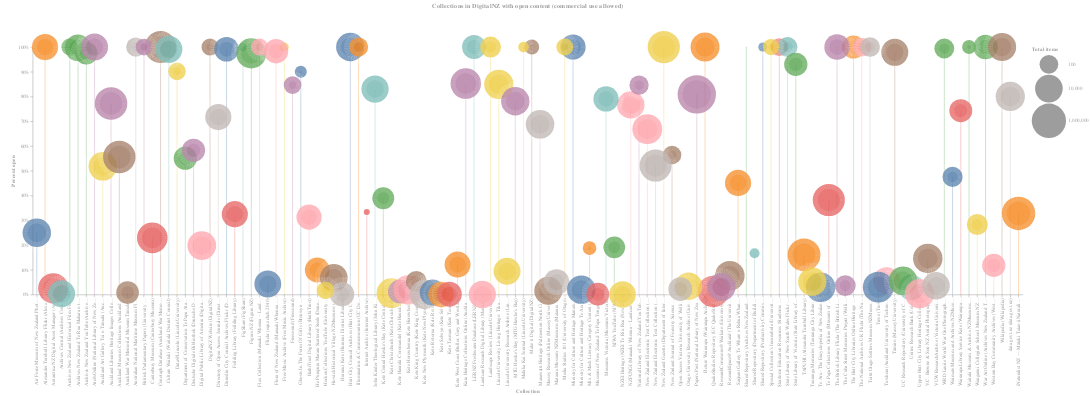

This figure's notebook cell:
### Markdown cell above
## Visualise the results!

For something a bit different, and to celebrate the fact that GLAM organisations are making their collections openly available, I thought I'd attempt a fireworks theme for this visualisation. It's a bit of an experiment, but also a demonstration on how easy it is to play around with styles in Altair.

### Code cell
# Use the dark theme
alt.themes.enable('dark')

base = alt.Chart(df_open).encode(
    # The collection/partner label is used on the X axis
    x=alt.X('label:N', title='Collection'),
    # The proportion that is open is on the Y axis (formatted as a percentage)
    y=alt.Y('open:Q', axis=alt.Axis(format='%', grid=False), title='Percent open'),
    # Colour is determined by the content_partner value
    color=alt.Color('content_partner:N', legend=None),
    tooltip=[alt.Tooltip('content_partner', title='Partner'), alt.Tooltip('primary_collection', title='Collection'), alt.Tooltip('usage_total', title='Total items', format=','), alt.Tooltip('open', format='.2%', title='Percent open')]
)

# The bursts of fireworks (the stroke settings make the lines radiating out from the circles)
# Size is calculated using a log scale because Papers Past is so much bigger than anything else
circles = base.mark_circle(opacity=0.8, strokeOpacity=0.2,strokeDash=[3,1], strokeWidth=20, stroke='white').encode(
    size=alt.Size('usage_total:Q', scale=alt.Scale(type='log', range=[1, 6000]), title='Total items'),
)

# Use a bar chart to make the lines connecting the explosions to the baseline
lines = base.mark_bar(size=2, opacity=0.3, strokeDash=[2,2], strokeWidth=1, stroke='white', strokeOpacity=0.2).encode()

# Set various style options
combined = alt.layer(lines, circles).properties(
    height=500, width=2500, title='Collections in DigitalNZ with open content (commercial use allowed)'
).configure_axis(
    grid=False,
    labelColor='#999999',
    domainColor='#999999',
    tickColor='#999999',
    titleColor='#999999'
).configure_view(
    strokeWidth=0
).configure_title(
    color='#999999'
).configure_legend(
    symbolBaseFillColor='#666666',
    symbolStrokeWidth=0,
    titleColor='#999999',
    labelColor='#999999'
)

combined

### Figure 1 — Vega-Lite specification as saved in the notebook (floating-point values rounded to 4 significant figures)
{"usermeta": {"embedOptions": {"theme": "dark"}}, "config": {"view": {"continuousWidth": 400, "continuousHeight": 300, "strokeWidth": 0}, "axis": {"domainColor": "#999999", "grid": false, "labelColor": "#999999", "tickColor": "#999999", "titleColor": "#999999"}, "legend": {"labelColor": "#999999", "symbolBaseFillColor": "#666666", "symbolStrokeWidth": 0, "titleColor": "#999999"}, "title": {"color": "#999999"}}, "layer": [{"mark": {"type": "bar", "opacity": 0.3, "size": 2, "stroke": "white", "strokeDash": [2, 2], "strokeOpacity": 0.2, "strokeWidth": 1}, "encoding": {"color": {"type": "nominal", "field": "content_partner", "legend": null}, "tooltip": [{"type": "nominal", "field": "content_partner", "title": "Partner"}, {"type": "nominal", "field": "primary_collection", "title": "Collection"}, {"type": "quantitative", "field": "usage_total", "format": ",", "title": "Total items"}, {"type": "quantitative", "field": "open", "format": ".2%", "title": "Percent open"}], "x": {"type": "nominal", "field": "label", "title": "Collection"}, "y": {"type": "quantitative", "axis": {"format": "%", "grid": false}, "field": "open", "title": "Percent open"}}}, {"mark": {"type": "circle", "opacity": 0.8, "stroke": "white", "strokeDash": [3, 1], "strokeOpacity": 0.2, "strokeWidth": 20}, "encoding": {"color": {"type": "nominal", "field": "content_partner", "legend": null}, "size": {"type": "quantitative", "field": "usage_total", "scale": {"range": [1, 6000], "type": "log"}, "title": "Total items"}, "tooltip": [{"type": "nominal", "field": "content_partner", "title": "Partner"}, {"type": "nominal", "field": "primary_collection", "title": "Collection"}, {"type": "quantitative", "field": "usage_total", "format": ",", "title": "Total items"}, {"type": "quantitative", "field": "open", "format": ".2%", "title": "Percent open"}], "x": {"type": "nominal", "field": "label", "title": "Collection"}, "y": {"type": "quantitative", "axis": {"format": "%", "grid": false}, "field": "open", "title": "Percent open"}}}], "data": {"name": "data-8138e9c00313f91ca8d89dbb20b3d0dd"}, "height": 500, "title": "Collections in DigitalNZ with open content (commercial use allowed)", "width": 2500, "$schema": "https://vega.github.io/schema/vega-lite/v4.8.1.json", "datasets": {"data-8138e9c00313f91ca8d89dbb20b3d0dd": [{"content_partner": "Air Force Museum of New Zealand", "primary_collection": "Air Force Museum of New Zealand Photograph Collection", "items_total": 16608, "usage": "Use commercially", "count": 4144, "usage_total": 16608, "open": 0.2495, "label": "Air Force Museum of New Zealand Photograph Collection (Air Force Museum of New Zealand)"}, {"content_partner": "Alexander Turnbull Library", "primary_collection": "Alexander Turnbull Library Flickr", "items_total": 4307, "usage": "Use commercially", "count": 4307, "usage_total": 4307, "open": 1.0, "label": "Alexander Turnbull Library Flickr (Alexander Turnbull Library)"}, {"content_partner": "Alexander Turnbull Library", "primary_collection": "TAPUHI", "items_total": 333206, "usage": "Use commercially", "count": 52735, "usage_total": 329490, "open": 0.1601, "label": "TAPUHI (Alexander Turnbull Library)"}, {"content_partner": "Antarctica New Zealand", "primary_collection": "Antarctica NZ Digital Asset Manager", "items_total": 55348, "usage": "Use commercially", "count": 1394, "usage_total": 55348, "open": 0.02519, "label": "Antarctica NZ Digital Asset Manager (Antarctica New Zealand)"}, {"content_partner": "Archives Central", "primary_collection": "Archives Central", "items_total": 7113, "usage": "Use commercially", "count": 22, "usage_total": 7113, "open": 0.003093, "label": "Archives Central (Archives Central)"}, {"content_partner": "Archives New Zealand Te Rua Mahara o te Kāwanatanga", "primary_collection": "Archives New Zealand Historical Film Footage", "items_total": 47, "usage": "Use commercially", "count": 47, "usage_total": 47, "open": 1.0, "label": "Archives New Zealand Historical Film Footage (Archives New Zealand Te Rua Mahara o te Kāwanatanga)"}, {"content_partner": "Archives New Zealand Te Rua Mahara o te Kāwanatanga", "primary_collection": "Archives New Zealand Te Rua Mahara o te Kāwanatanga Flickr", "items_total": 4914, "usage": "Use commercially", "count": 4899, "usage_total": 4914, "open": 0.9969, "label": "Archives New Zealand Te Rua Mahara o te Kāwanatanga Flickr (Archives New Zealand Te Rua Mahara o te Kāwanatanga)"}, {"content_partner": "Archives New Zealand Te Rua Mahara o te Kāwanatanga", "primary_collection": "Archives New Zealand YouTube", "items_total": 592, "usage": "Use commercially", "count": 577, "usage_total": 592, "open": 0.9747, "label": "Archives New Zealand YouTube (Archives New Zealand Te Rua Mahara o te Kāwanatanga)"}, {"content_partner": "Archives New Zealand Te Rua Mahara o te Kāwanatanga", "primary_collection": "Shared Repository", "items_total": 2, "usage": "Use commercially", "count": 2, "usage_total": 2, "open": 1.0, "label": "Shared Repository (Archives New Zealand Te Rua Mahara o te Kāwanatanga)"}, {"content_partner": "Archives New Zealand Te Rua Mahara o te Kāwanatanga", "primary_collection": "War Art Online", "items_total": 1477, "usage": "Use commercially", "count": 1477, "usage_total": 1477, "open": 1.0, "label": "War Art Online (Archives New Zealand Te Rua Mahara o te Kāwanatanga)"}, {"content_partner": "Auckland Art Gallery Toi o Tāmaki", "primary_collection": "Auckland Art Gallery Toi o Tāmaki", "items_total": 17251, "usage": "Use commercially", "count": 8935, "usage_total": 17249, "open": 0.518, "label": "Auckland Art Gallery Toi o Tāmaki (Auckland Art Gallery Toi o Tāmaki)"}, {"content_partner": "Auckland Libraries", "primary_collection": "Auckland Libraries Heritage Images Collection", "items_total": 270234, "usage": "Use commercially", "count": 208633, "usage_total": 270234, "open": 0.772, "label": "Auckland Libraries Heritage Images Collection (Auckland Libraries)"}, {"content_partner": "Auckland Libraries", "primary_collection": "Kura Heritage Collections Online", "items_total": 109816, "usage": "Use commercially", "count": 55097, "usage_total": 64650, "open": 0.8522, "label": "Kura Heritage Collections Online (Auckland Libraries)"}, {"content_partner": "Auckland University of Technology", "primary_collection": "Tuwhera", "items_total": 7686, "usage": "Use commercially", "count": 428, "usage_total": 7686, "open": 0.05569, "label": "Tuwhera (Auckland University of Technology)"}, {"content_partner": "Auckland War Memorial Museum Tāmaki Paenga Hira", "primary_collection": "Auckland Museum Collections", "items_total": 248155, "usage": "Use commercially", "count": 137850, "usage_total": 248155, "open": 0.5555, "label": "Auckland Museum Collections (Auckland War Memorial Museum Tāmaki Paenga Hira)"}, {"content_partner": "Auckland War Memorial Museum Tāmaki Paenga Hira", "primary_collection": "Auckland War Memorial Museum Tāmaki Paenga Hira YouTube", "items_total": 623, "usage": "Use commercially", "count": 5, "usage_total": 623, "open": 0.008026, "label": "Auckland War Memorial Museum Tāmaki Paenga Hira YouTube (Auckland War Memorial Museum Tāmaki Paenga Hira)"}, {"content_partner": "Auckland War Memorial Museum Tāmaki Paenga Hira", "primary_collection": "Cenotaph Database", "items_total": 184397, "usage": "Use commercially", "count": 184397, "usage_total": 184397, "open": 1.0, "label": "Cenotaph Database (Auckland War Memorial Museum Tāmaki Paenga Hira)"}, {"content_partner": "Australian National Maritime Museum", "primary_collection": "Australian National Maritime Museum Flickr", "items_total": 126, "usage": "Use commercially", "count": 126, "usage_total": 126, "open": 1.0, "label": "Australian National Maritime Museum Flickr (Australian National Maritime Museum)"}, {"content_partner": "Bronwyn Holloway-Smith", "primary_collection": "Ghosts In The Form Of Gifts", "items_total": 10, "usage": "Use commercially", "count": 9, "usage_total": 10, "open": 0.9, "label": "Ghosts In The Form Of Gifts (Bronwyn Holloway-Smith)"}, {"content_partner": "Buller, Grey and Westland District Libraries", "primary_collection": "Kete West Coast", "items_total": 3740, "usage": "Use commercially", "count": 452, "usage_total": 3740, "open": 0.1209, "label": "Kete West Coast (Buller, Grey and Westland District Libraries)"}, {"content_partner": "Canterbury Museum", "primary_collection": "Canterbury Museum", "items_total": 68842, "usage": "Use commercially", "count": 15766, "usage_total": 68842, "open": 0.229, "label": "Canterbury Museum (Canterbury Museum)"}, {"content_partner": "Department of Building and Housing", "primary_collection": "Shared Repository", "items_total": 6, "usage": "Use commercially", "count": 1, "usage_total": 6, "open": 0.1667, "label": "Shared Repository (Department of Building and Housing)"}, {"content_partner": "Department of Conservation Te Papa Atawhai", "primary_collection": "Department of Conservation Te Papa Atawhai YouTube", "items_total": 806, "usage": "Use commercially", "count": 444, "usage_total": 806, "open": 0.5509, "label": "Department of Conservation Te Papa Atawhai YouTube (Department of Conservation Te Papa Atawhai)"}, {"content_partner": "Department of Internal Affairs", "primary_collection": "New Zealand Gazette", "items_total": 218771, "usage": "Use commercially", "count": 218771, "usage_total": 218771, "open": 1.0, "label": "New Zealand Gazette (Department of Internal Affairs)"}, {"content_partner": "Deutsche Digitale Bibliothek", "primary_collection": "Deutsche Digitale Bibliothek", "items_total": 748, "usage": "Use commercially", "count": 436, "usage_total": 748, "open": 0.5829, "label": "Deutsche Digitale Bibliothek (Deutsche Digitale Bibliothek)"}, {"content_partner": "Digital Public Library of America", "primary_collection": "Digital Public Library of America", "items_total": 19922, "usage": "Use commercially", "count": 3941, "usage_total": 19922, "open": 0.1978, "label": "Digital Public Library of America (Digital Public Library of America)"}, {"content_partner": "DigitalNZ", "primary_collection": "DigitalNZ Website", "items_total": 53, "usage": "Use commercially", "count": 53, "usage_total": 53, "open": 1.0, "label": "DigitalNZ Website (DigitalNZ)"}, {"content_partner": "DigitalNZ", "primary_collection": "Make it Digital", "items_total": 23, "usage": "Use commercially", "count": 23, "usage_total": 23, "open": 1.0, "label": "Make it Digital (DigitalNZ)"}, {"content_partner": "Directory of Open Access Journals", "primary_collection": "Directory of Open Access Journals", "items_total": 4104, "usage": "Use commercially", "count": 2942, "usage_total": 4104, "open": 0.7169, "label": "Directory of Open Access Journals (Directory of Open Access Journals)"}, {"content_partner": "Dunedin City Council Archives", "primary_collection": "Dunedin City Council Archives Flickr", "items_total": 1758, "usage": "Use commercially", "count": 1742, "usage_total": 1758, "open": 0.9909, "label": "Dunedin City Council Archives Flickr (Dunedin City Council Archives)"}, {"content_partner": "Dunedin Public Libraries", "primary_collection": "He Purapura Marara Scattered Seeds", "items_total": 2001, "usage": "Use commercially", "count": 198, "usage_total": 2001, "open": 0.09895, "label": "He Purapura Marara Scattered Seeds (Dunedin Public Libraries)"}, {"content_partner": "Feilding Library", "primary_collection": "Feilding Library", "items_total": 4062, "usage": "Use commercially", "count": 1319, "usage_total": 4062, "open": 0.3247, "label": "Feilding Library (Feilding Library)"}, {"content_partner": "FigShare", "primary_collection": "FigShare", "items_total": 4, "usage": "Use commercially", "count": 4, "usage_total": 4, "open": 1.0, "label": "FigShare (FigShare)"}, {"content_partner": "Figure.NZ", "primary_collection": "Figure.NZ", "items_total": 46308, "usage": "Use commercially", "count": 45119, "usage_total": 46308, "open": 0.9743, "label": "Figure.NZ (Figure.NZ)"}, {"content_partner": "Free Music Archive", "primary_collection": "Free Music Archive", "items_total": 5, "usage": "Use commercially", "count": 5, "usage_total": 5, "open": 1.0, "label": "Free Music Archive (Free Music Archive)"}, {"content_partner": "Freesound", "primary_collection": "Freesound", "items_total": 65, "usage": "Use commercially", "count": 55, "usage_total": 65, "open": 0.8462, "label": "Freesound (Freesound)"}, {"content_partner": "HathiTrust", "primary_collection": "HathiTrust Digital Library", "items_total": 2317, "usage": "Use commercially", "count": 724, "usage_total": 2317, "open": 0.3125, "label": "HathiTrust Digital Library (HathiTrust)"}, {"content_partner": "Howick Historical Village", "primary_collection": "Howick Historical Village NZMuseums", "items_total": 10322, "usage": "Use commercially", "count": 695, "usage_total": 10322, "open": 0.06733, "label": "Howick Historical Village NZMuseums (Howick Historical Village)"}, {"content_partner": "Hurunui District Libraries", "primary_collection": "Hurunui Kete", "items_total": 1521, "usage": "Use commercially", "count": 2, "usage_total": 1521, "open": 0.001315, "label": "Hurunui Kete (Hurunui District Libraries)"}, {"content_partner": "Hutt City Council", "primary_collection": "Hutt City Council Archives", "items_total": 15899, "usage": "Use commercially", "count": 15899, "usage_total": 15899, "open": 1.0, "label": "Hutt City Council Archives (Hutt City Council)"}, {"content_partner": "Hutt City Libraries", "primary_collection": "The Hutt City Libraries Online Heritage Collection", "items_total": 794, "usage": "Use commercially", "count": 794, "usage_total": 794, "open": 1.0, "label": "The Hutt City Libraries Online Heritage Collection (Hutt City Libraries)"}, {"content_partner": "Internet Archive", "primary_collection": "Internet Archive", "items_total": 3, "usage": "Use commercially", "count": 1, "usage_total": 3, "open": 0.3333, "label": "Internet Archive (Internet Archive)"}, {"content_partner": "John Kinder Theological Library", "primary_collection": "John Kinder Theological Library", "items_total": 9126, "usage": "Use commercially", "count": 6653, "usage_total": 8016, "open": 0.83, "label": "John Kinder Theological Library (John Kinder Theological Library)"}, {"content_partner": "Kete Central Hawke's Bay", "primary_collection": "Kete Central Hawke's Bay", "items_total": 429, "usage": "Use commercially", "count": 167, "usage_total": 429, "open": 0.3893, "label": "Kete Central Hawke's Bay (Kete Central Hawke's Bay)"}, {"content_partner": "Kete Christchurch", "primary_collection": "Kete Christchurch", "items_total": 45055, "usage": "Use commercially", "count": 231, "usage_total": 45055, "open": 0.005127, "label": "Kete Christchurch (Kete Christchurch)"}, {"content_partner": "Kete Hauraki Coromandel", "primary_collection": "Kete Hauraki Coromandel", "items_total": 925, "usage": "Use commercially", "count": 11, "usage_total": 925, "open": 0.01189, "label": "Kete Hauraki Coromandel (Kete Hauraki Coromandel)"}, {"content_partner": "Kete Horowhenua", "primary_collection": "Kete Horowhenua", "items_total": 29386, "usage": "Use commercially", "count": 538, "usage_total": 29386, "open": 0.01831, "label": "Kete Horowhenua (Kete Horowhenua)"}, {"content_partner": "Kete King Country", "primary_collection": "Kete King Country", "items_total": 264, "usage": "Use commercially", "count": 14, "usage_total": 264, "open": 0.05303, "label": "Kete King Country (Kete King Country)"}, {"content_partner": "Kete New Plymouth", "primary_collection": "Kete New Plymouth", "items_total": 33245, "usage": "Use commercially", "count": 15, "usage_total": 33245, "open": 0.0004512, "label": "Kete New Plymouth (Kete New Plymouth)"}, {"content_partner": "Kete Rotorua", "primary_collection": "Kete Rotorua", "items_total": 4258, "usage": "Use commercially", "count": 35, "usage_total": 4258, "open": 0.00822, "label": "Kete Rotorua (Kete Rotorua)"}, {"content_partner": "Kete Selwyn", "primary_collection": "Kete Selwyn", "items_total": 2815, "usage": "Use commercially", "count": 1, "usage_total": 2815, "open": 0.0003552, "label": "Kete Selwyn (Kete Selwyn)"}, {"content_partner": "Kete Tasman", "primary_collection": "Kete Tasman", "items_total": 2053, "usage": "Use commercially", "count": 3, "usage_total": 2053, "open": 0.001461, "label": "Kete Tasman (Kete Tasman)"}, {"content_partner": "LERNZdb", "primary_collection": "LERNZ Freshwater Database", "items_total": 1193, "usage": "Use commercially", "count": 1193, "usage_total": 1193, "open": 1.0, "label": "LERNZ Freshwater Database (LERNZdb)"}, {"content_partner": "Laurie Family", "primary_collection": "WRD Laurie World War One Photographs", "items_total": 163, "usage": "Use commercially", "count": 162, "usage_total": 163, "open": 0.9939, "label": "WRD Laurie World War One Photographs (Laurie Family)"}, {"content_partner": "Lincoln University", "primary_collection": "Data@Lincoln", "items_total": 61, "usage": "Use commercially", "count": 55, "usage_total": 61, "open": 0.9016, "label": "Data@Lincoln (Lincoln University)"}, {"content_partner": "Lincoln University", "primary_collection": "Landscape Review", "items_total": 258, "usage": "Use commercially", "count": 258, "usage_total": 258, "open": 1.0, "label": "Landscape Review (Lincoln University)"}, {"content_partner": "Lincoln University", "primary_collection": "Lincoln University Living Heritage: Tikaka Tōku Iho", "items_total": 28845, "usage": "Use commercially", "count": 24501, "usage_total": 28845, "open": 0.8494, "label": "Lincoln University Living Heritage: Tikaka Tōku Iho (Lincoln University)"}, {"content_partner": "Lincoln University", "primary_collection": "Lincoln University Research Archive", "items_total": 6435, "usage": "Use commercially", "count": 603, "usage_total": 6435, "open": 0.09371, "label": "Lincoln University Research Archive (Lincoln University)"}, {"content_partner": "Lincoln University", "primary_collection": "Mahika Kai Journal", "items_total": 7, "usage": "Use commercially", "count": 7, "usage_total": 7, "open": 1.0, "label": "Mahika Kai Journal (Lincoln University)"}, {"content_partner": "MTG Hawke's Bay", "primary_collection": "MTG Hawke's Bay", "items_total": 15633, "usage": "Use commercially", "count": 12211, "usage_total": 15633, "open": 0.7811, "label": "MTG Hawke's Bay (MTG Hawke's Bay)"}, {"content_partner": "Manaaki Whenua – Landcare Research", "primary_collection": "Flax Collection", "items_total": 54, "usage": "Use commercially", "count": 54, "usage_total": 54, "open": 1.0, "label": "Flax Collection (Manaaki Whenua – Landcare Research)"}, {"content_partner": "Manaaki Whenua – Landcare Research", "primary_collection": "Flora of New Zealand", "items_total": 1476, "usage": "Use commercially", "count": 1446, "usage_total": 1471, "open": 0.983, "label": "Flora of New Zealand (Manaaki Whenua – Landcare Research)"}, {"content_partner": "Manaaki Whenua – Landcare Research", "primary_collection": "Landcare Research Digital Library", "items_total": 7960, "usage": "Use commercially", "count": 1, "usage_total": 7960, "open": 0.0001256, "label": "Landcare Research Digital Library (Manaaki Whenua – Landcare Research)"}, {"content_partner": "Manaaki Whenua – Landcare Research", "primary_collection": "NZFUNGI", "items_total": 8674, "usage": "Use commercially", "count": 6646, "usage_total": 8674, "open": 0.7662, "label": "NZFUNGI (Manaaki Whenua – Landcare Research)"}, {"content_partner": "Massey University", "primary_collection": "Massey Research Online", "items_total": 13730, "usage": "Use commercially", "count": 186, "usage_total": 12564, "open": 0.0148, "label": "Massey Research Online (Massey University)"}, {"content_partner": "Massey University", "primary_collection": "Tāmiro", "items_total": 6910, "usage": "Use commercially", "count": 6762, "usage_total": 6910, "open": 0.9786, "label": "Tāmiro (Massey University)"}, {"content_partner": "Mataura Museum", "primary_collection": "Mataura Museum NZMuseums", "items_total": 3216, "usage": "Use commercially", "count": 162, "usage_total": 3216, "open": 0.05037, "label": "Mataura Museum NZMuseums (Mataura Museum)"}, {"content_partner": "Ministry for Culture and Heritage", "primary_collection": "Ministry for Culture and Heritage Manatu Taonga Flickr", "items_total": 2332, "usage": "Use commercially", "count": 2332, "usage_total": 2332, "open": 1.0, "label": "Ministry for Culture and Heritage Manatu Taonga Flickr (Ministry for Culture and Heritage)"}, {"content_partner": "Ministry for Culture and Heritage", "primary_collection": "Ministry for Culture and Heritage Te Ara Flickr", "items_total": 16656, "usage": "Use commercially", "count": 329, "usage_total": 16656, "open": 0.01975, "label": "Ministry for Culture and Heritage Te Ara Flickr (Ministry for Culture and Heritage)"}, {"content_partner": "Ministry for Culture and Heritage", "primary_collection": "Te Ara - The Encyclopedia of New Zealand", "items_total": 35183, "usage": "Use commercially", "count": 1031, "usage_total": 35183, "open": 0.0293, "label": "Te Ara - The Encyclopedia of New Zealand (Ministry for Culture and Heritage)"}, {"content_partner": "Mix & Mash 2011", "primary_collection": "Mix & Mash Literacy Category Content", "items_total": 16, "usage": "Use commercially", "count": 3, "usage_total": 16, "open": 0.1875, "label": "Mix & Mash Literacy Category Content (Mix & Mash 2011)"}, {"content_partner": "Museum of New Zealand Te Papa Tongarewa", "primary_collection": "Museum of New Zealand Te Papa Tongarewa YouTube", "items_total": 707, "usage": "Use commercially", "count": 1, "usage_total": 630, "open": 0.001587, "label": "Museum of New Zealand Te Papa Tongarewa YouTube (Museum of New Zealand Te Papa Tongarewa)"}, {"content_partner": "Museum of New Zealand Te Papa Tongarewa", "primary_collection": "Te Papa Collections Online", "items_total": 205169, "usage": "Use commercially", "count": 78346, "usage_total": 205169, "open": 0.3819, "label": "Te Papa Collections Online (Museum of New Zealand Te Papa Tongarewa)"}, {"content_partner": "Museums Victoria", "primary_collection": "Museums Victoria", "items_total": 2463, "usage": "Use commercially", "count": 1946, "usage_total": 2463, "open": 0.7901, "label": "Museums Victoria (Museums Victoria)"}, {"content_partner": "NIWA", "primary_collection": "NIWA YouTube", "items_total": 383, "usage": "Use commercially", "count": 73, "usage_total": 383, "open": 0.1906, "label": "NIWA YouTube (NIWA)"}, {"content_partner": "NZEI Te Riu Roa (New Zealand Educational Institute)", "primary_collection": "NZEI Heritage", "items_total": 5126, "usage": "Use commercially", "count": 1, "usage_total": 5126, "open": 0.0001951, "label": "NZEI Heritage (NZEI Te Riu Roa (New Zealand Educational Institute))"}, {"content_partner": "National Library of New Zealand", "primary_collection": "AtoJsOnline", "items_total": 6747, "usage": "Use commercially", "count": 6747, "usage_total": 6747, "open": 1.0, "label": "AtoJsOnline (National Library of New Zealand)"}, {"content_partner": "National Library of New Zealand", "primary_collection": "National Library of New Zealand YouTube", "items_total": 130, "usage": "Use commercially", "count": 110, "usage_total": 130, "open": 0.8462, "label": "National Library of New Zealand YouTube (National Library of New Zealand)"}, {"content_partner": "National Library of New Zealand", "primary_collection": "Papers Past", "items_total": 26122911, "usage": "Use commercially", "count": 21117061, "usage_total": 26122911, "open": 0.8084, "label": "Papers Past (National Library of New Zealand)"}, {"content_partner": "New Zealand Electronic Text Collection", "primary_collection": "New Zealand Electronic Text Collection", "items_total": 42009, "usage": "Use commercially", "count": 28071, "usage_total": 42009, "open": 0.6682, "label": "New Zealand Electronic Text Collection (New Zealand Electronic Text Collection)"}, {"content_partner": "New Zealand Journal of Forestry Science", "primary_collection": "New Zealand Journal of Forestry Science", "items_total": 94, "usage": "Use commercially", "count": 53, "usage_total": 94, "open": 0.5638, "label": "New Zealand Journal of Forestry Science (New Zealand Journal of Forestry Science)"}, {"content_partner": "Palmerston North City Library", "primary_collection": "Manawatū Heritage", "items_total": 18259, "usage": "Use commercially", "count": 12560, "usage_total": 18259, "open": 0.6879, "label": "Manawatū Heritage (Palmerston North City Library)"}, {"content_partner": "Productivity Commission", "primary_collection": "Shared Repository", "items_total": 5, "usage": "Use commercially", "count": 5, "usage_total": 5, "open": 1.0, "label": "Shared Repository (Productivity Commission)"}, {"content_partner": "Sarjeant Gallery Te Whare o Rehua Whanganui", "primary_collection": "Sarjeant Gallery Te Whare o Rehua Whanganui", "items_total": 4126, "usage": "Use commercially", "count": 1861, "usage_total": 4126, "open": 0.451, "label": "Sarjeant Gallery Te Whare o Rehua Whanganui (Sarjeant Gallery Te Whare o Rehua Whanganui)"}, {"content_partner": "Stardome Observatory & Planetarium", "primary_collection": "Stardome Education Resources", "items_total": 67, "usage": "Use commercially", "count": 67, "usage_total": 67, "open": 1.0, "label": "Stardome Education Resources (Stardome Observatory & Planetarium)"}, {"content_partner": "State Library of New South Wales", "primary_collection": "State Library of New South Wales Flickr", "items_total": 159, "usage": "Use commercially", "count": 159, "usage_total": 159, "open": 1.0, "label": "State Library of New South Wales Flickr (State Library of New South Wales)"}, {"content_partner": "State Library of Victoria", "primary_collection": "State Library of Victoria", "items_total": 1229, "usage": "Use commercially", "count": 796, "usage_total": 856, "open": 0.9299, "label": "State Library of Victoria (State Library of Victoria)"}, {"content_partner": "Tauranga City Libraries", "primary_collection": "Tauranga Memories", "items_total": 14842, "usage": "Use commercially", "count": 770, "usage_total": 14842, "open": 0.05188, "label": "Tauranga Memories (Tauranga City Libraries)"}, {"content_partner": "The British Library", "primary_collection": "The British Library Flickr", "items_total": 2819, "usage": "Use commercially", "count": 2819, "usage_total": 2819, "open": 1.0, "label": "The British Library Flickr (The British Library)"}, {"content_partner": "The National Archives UK", "primary_collection": "The National Archives UK Flickr", "items_total": 100, "usage": "Use commercially", "count": 100, "usage_total": 100, "open": 1.0, "label": "The National Archives UK Flickr (The National Archives UK)"}, {"content_partner": "The University of Auckland Library", "primary_collection": "ResearchSpace@Auckland", "items_total": 34178, "usage": "Use commercially", "count": 2587, "usage_total": 34178, "open": 0.07569, "label": "ResearchSpace@Auckland (The University of Auckland Library)"}, {"content_partner": "Toitū Otago Settlers Museum", "primary_collection": "Toitū Otago Settlers Museum NZMuseums", "items_total": 150, "usage": "Use commercially", "count": 150, "usage_total": 150, "open": 1.0, "label": "Toitū Otago Settlers Museum NZMuseums (Toitū Otago Settlers Museum)"}, {"content_partner": "Trove", "primary_collection": "Trove", "items_total": 83289, "usage": "Use commercially", "count": 2488, "usage_total": 83289, "open": 0.02987, "label": "Trove (Trove)"}, {"content_partner": "UC Department of Art History and Theory", "primary_collection": "Illumination & Commemoration", "items_total": 123, "usage": "Use commercially", "count": 123, "usage_total": 123, "open": 1.0, "label": "Illumination & Commemoration (UC Department of Art History and Theory)"}, {"content_partner": "UC QuakeStudies", "primary_collection": "QuakeStudies Repository", "items_total": 128977, "usage": "Use commercially", "count": 1622, "usage_total": 128977, "open": 0.01258, "label": "QuakeStudies Repository (UC QuakeStudies)"}, {"content_partner": "Unitec", "primary_collection": "Unitec Research Bank", "items_total": 3444, "usage": "Use commercially", "count": 100, "usage_total": 3444, "open": 0.02904, "label": "Unitec Research Bank (Unitec)"}, {"content_partner": "University of Canterbury Library", "primary_collection": "UC Research Repository", "items_total": 17740, "usage": "Use commercially", "count": 980, "usage_total": 17740, "open": 0.05524, "label": "UC Research Repository (University of Canterbury Library)"}, {"content_partner": "University of Otago", "primary_collection": "Hocken Collections YouTube", "items_total": 60, "usage": "Use commercially", "count": 1, "usage_total": 60, "open": 0.01667, "label": "Hocken Collections YouTube (University of Otago)"}, {"content_partner": "University of Otago", "primary_collection": "Media Studies 101", "items_total": 49, "usage": "Use commercially", "count": 49, "usage_total": 49, "open": 1.0, "label": "Media Studies 101 (University of Otago)"}, {"content_partner": "University of Otago", "primary_collection": "Otago University Research Archive", "items_total": 9054, "usage": "Use commercially", "count": 302, "usage_total": 9054, "open": 0.03336, "label": "Otago University Research Archive (University of Otago)"}, {"content_partner": "University of Otago", "primary_collection": "Special Collection's Incunabula", "items_total": 38, "usage": "Use commercially", "count": 38, "usage_total": 38, "open": 1.0, "label": "Special Collection's Incunabula (University of Otago)"}, {"content_partner": "University of Waikato", "primary_collection": "British Parliamentary Papers", "items_total": 45, "usage": "Use commercially", "count": 45, "usage_total": 45, "open": 1.0, "label": "British Parliamentary Papers (University of Waikato)"}, {"content_partner": "University of Waikato", "primary_collection": "ResearchCommons@Waikato", "items_total": 12433, "usage": "Use commercially", "count": 379, "usage_total": 12431, "open": 0.03049, "label": "ResearchCommons@Waikato (University of Waikato)"}, {"content_partner": "Upper Hutt City Library", "primary_collection": "Upper Hutt City Library Heritage Collections", "items_total": 27685, "usage": "Use commercially", "count": 94, "usage_total": 27685, "open": 0.003395, "label": "Upper Hutt City Library Heritage Collections (Upper Hutt City Library)"}, {"content_partner": "V.C. Browne & Son", "primary_collection": "V.C. Browne & Son NZ Aerial Photograph Collection", "items_total": 31461, "usage": "Use commercially", "count": 4590, "usage_total": 31461, "open": 0.1459, "label": "V.C. Browne & Son NZ Aerial Photograph Collection (V.C. Browne & Son)"}, {"content_partner": "Victoria University of Wellington", "primary_collection": "New Zealand Electronic Text Collection", "items_total": 180504, "usage": "Use commercially", "count": 94014, "usage_total": 180504, "open": 0.5208, "label": "New Zealand Electronic Text Collection (Victoria University of Wellington)"}, {"content_partner": "Victoria University of Wellington", "primary_collection": "Open Access Victoria University of Wellington", "items_total": 1062, "usage": "Use commercially", "count": 23, "usage_total": 1062, "open": 0.02166, "label": "Open Access Victoria University of Wellington (Victoria University of Wellington)"}, {"content_partner": "Victoria University of Wellington", "primary_collection": "VUW ResearchArchive", "items_total": 9003, "usage": "Use commercially", "count": 317, "usage_total": 9003, "open": 0.03521, "label": "VUW ResearchArchive (Victoria University of Wellington)"}, {"content_partner": "Waimate Museum and Archives", "primary_collection": "Waimate Museum and Archives NZMuseums", "items_total": 181, "usage": "Use commercially", "count": 86, "usage_total": 181, "open": 0.4751, "label": "Waimate Museum and Archives NZMuseums (Waimate Museum and Archives)"}, {"content_partner": "Wairarapa Archive", "primary_collection": "Picture Wairarapa", "items_total": 24238, "usage": "Use commercially", "count": 24238, "usage_total": 24238, "open": 1.0, "label": "Picture Wairarapa (Wairarapa Archive)"}, {"content_partner": "Wairarapa Library Service", "primary_collection": "Wairarapa Library Service Kete", "items_total": 723, "usage": "Use commercially", "count": 537, "usage_total": 723, "open": 0.7427, "label": "Wairarapa Library Service Kete (Wairarapa Library Service)"}, {"content_partner": "Waitaki District Council", "primary_collection": "Culture Waitaki", "items_total": 7586, "usage": "Use commercially", "count": 7514, "usage_total": 7586, "open": 0.9905, "label": "Culture Waitaki (Waitaki District Council)"}, {"content_partner": "Waitaki Museum & Archive", "primary_collection": "Waitaki Museum & Archive NZMuseums", "items_total": 17, "usage": "Use commercially", "count": 17, "usage_total": 17, "open": 1.0, "label": "Waitaki Museum & Archive NZMuseums (Waitaki Museum & Archive)"}, {"content_partner": "Wanganui Collegiate School Museum", "primary_collection": "Wanganui Collegiate School Museum NZMuseums", "items_total": 283, "usage": "Use commercially", "count": 80, "usage_total": 283, "open": 0.2827, "label": "Wanganui Collegiate School Museum NZMuseums (Wanganui Collegiate School Museum)"}, {"content_partner": "Wellington City Libraries", "primary_collection": "The Cuba Street Memories Project", "items_total": 250, "usage": "Use commercially", "count": 9, "usage_total": 250, "open": 0.036, "label": "The Cuba Street Memories Project (Wellington City Libraries)"}, {"content_partner": "Western Bay District Council", "primary_collection": "Western Bay Community Archives", "items_total": 849, "usage": "Use commercially", "count": 100, "usage_total": 849, "open": 0.1178, "label": "Western Bay Community Archives (Western Bay District Council)"}, {"content_partner": "Wikipedia", "primary_collection": "Wikipedia", "items_total": 14020, "usage": "Use commercially", "count": 14020, "usage_total": 14020, "open": 1.0, "label": "Wikipedia (Wikipedia)"}, {"content_partner": "data.govt.nz", "primary_collection": "data.govt.nz", "items_total": 27418, "usage": "Use commercially", "count": 21941, "usage_total": 27418, "open": 0.8002, "label": "data.govt.nz (data.govt.nz)"}, {"content_partner": "eqnz.chch.2010", "primary_collection": "Flickr", "items_total": 6111, "usage": "Use commercially", "count": 259, "usage_total": 6111, "open": 0.04238, "label": "Flickr (eqnz.chch.2010)"}, {"content_partner": "iNaturalist NZ — Mātaki Taiao", "primary_collection": "iNaturalist NZ — Mātaki Taiao", "items_total": 527674, "usage": "Use commercially", "count": 172943, "usage_total": 527674, "open": 0.3277, "label": "iNaturalist NZ — Mātaki Taiao (iNaturalist NZ — Mātaki Taiao)"}]}}
